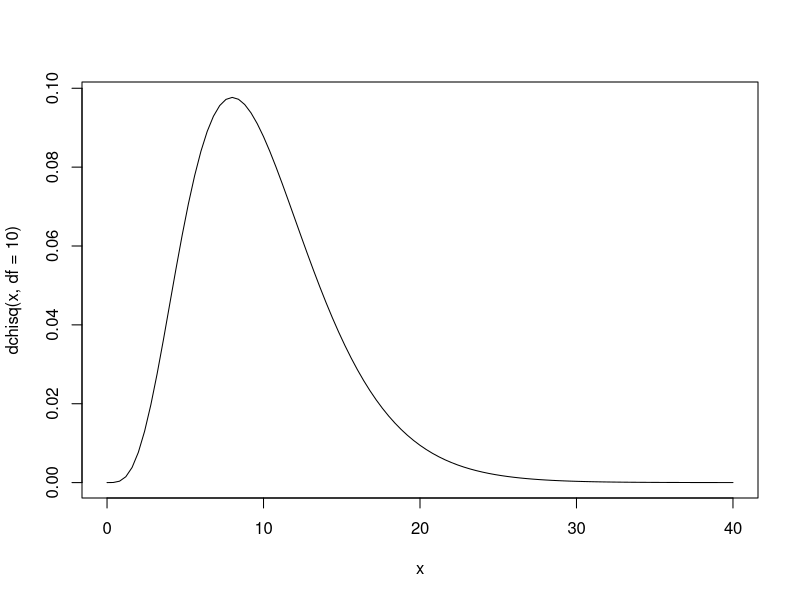
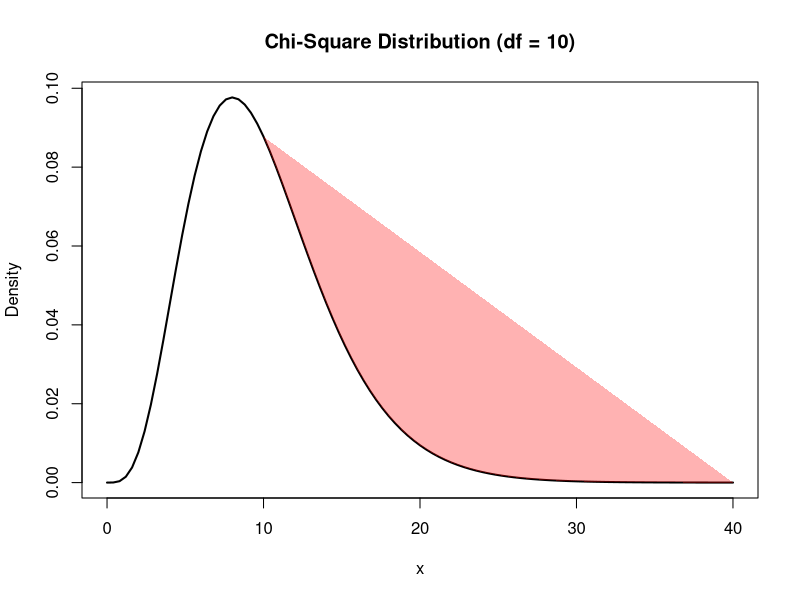
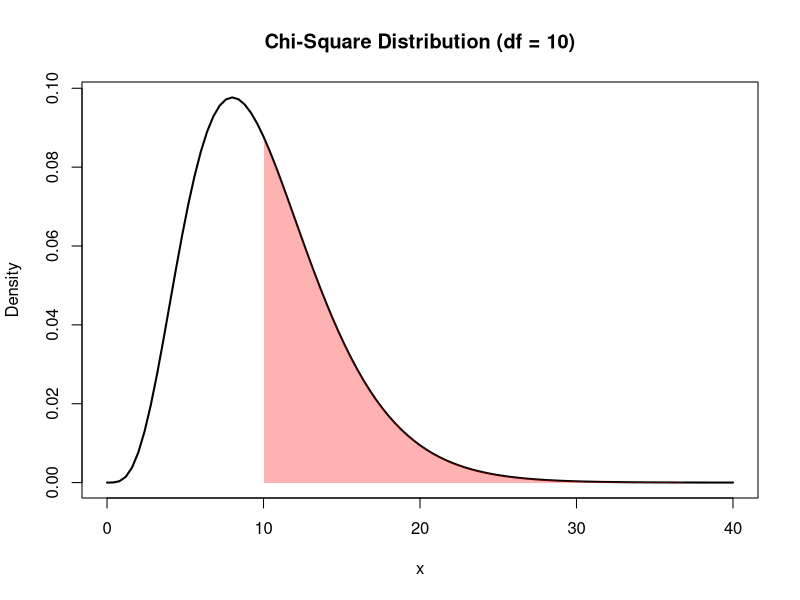

Write the R code that produced these figures, in order.
## ---- chunk 1
knitr::opts_chunk$set(echo = TRUE)
## ---- chunk 2
pnorm(80,100,15)

## ---- chunk 3
pnorm(120,100,15)
## ---- chunk 4
pnorm(120,100,15)-pnorm(80,100,15)
## ---- chunk 5
u.test<-function(x,mu,thegma,alternative="twoside")
{  Se=thegma/sqrt(length(x))
   u <-(mean(x)-mu)/Se
   p <-pnorm(u)
   if(alternative=="twoside") p<-2*(1-pnorm(abs(u)))
   else if (alternative=="less") p<-pnorm(u)
   else p <- 1-pnorm(u)
   list(u=u, p=p)
}
## ---- chunk 6
x=c(502,496,510,508,506,498,512,497,515,503,510,506)
t.test(x,mu=500,alternative ="greater") 
## ---- chunk 7
var.test1<-function(x, sigma2){
  n<-length(x)
  S2=var(x)
  df=n-1
  chi2<-df*S2/sigma2;
  P<-pchisq(chi2,df)
  data.frame(var=S2, df=df, chisq2=chi2, P_value=P)
}
var.test1(x,400)
## ---- chunk 8
ks.test(rnorm(100, mean = 5, sd = 3),"pnorm",mean=5,sd=3)#來自常態
#> 
#> 	One-sample Kolmogorov-Smirnov test
#> 
#> data:  rnorm(100, mean = 5, sd = 3)
#> D = 0.066346, p-value = 0.7709
#> alternative hypothesis: two-sided
ks.test(rnorm(100, mean = 5, sd = 3),rnorm(100, mean = 5, sd = 3)) #來自同一母體
#> 
#> 	Two-sample Kolmogorov-Smirnov test
#> 
#> data:  rnorm(100, mean = 5, sd = 3) and rnorm(100, mean = 5, sd = 3)
#> D = 0.12, p-value = 0.4676
#> alternative hypothesis: two-sided
## ---- chunk 9
heads <- rbinom(1, size = 100, prob = .5)
prop.test(heads, 100)          # continuity correction TRUE by default
#> 
#> 	1-sample proportions test with continuity correction
#> 
#> data:  heads out of 100, null probability 0.5
#> X-squared = 0.81, df = 1, p-value = 0.3681
#> alternative hypothesis: true p is not equal to 0.5
#> 95 percent confidence interval:
#>  0.4475426 0.6485719
#> sample estimates:
#>    p 
#> 0.55
prop.test(heads, 100, correct = FALSE)
#> 
#> 	1-sample proportions test without continuity correction
#> 
#> data:  heads out of 100, null probability 0.5
#> X-squared = 1, df = 1, p-value = 0.3173
#> alternative hypothesis: true p is not equal to 0.5
#> 95 percent confidence interval:
#>  0.4524460 0.6438546
#> sample estimates:
#>    p 
#> 0.55

## Data from Fleiss (1981), p. 139.
## H0: The null hypothesis is that the four populations from which
##     the patients were drawn have the same true proportion of smokers.
## A:  The alternative is that this proportion is different in at
##     least one of the populations.

smokers  <- c( 83, 90, 129, 70 )
patients <- c( 86, 93, 136, 82 )
prop.test(smokers, patients)
#> 
#> 	4-sample test for equality of proportions without continuity
#> 	correction
#> 
#> data:  smokers out of patients
#> X-squared = 12.6, df = 3, p-value = 0.005585
#> alternative hypothesis: two.sided
#> sample estimates:
#>    prop 1    prop 2    prop 3    prop 4 
#> 0.9651163 0.9677419 0.9485294 0.8536585
## ---- chunk 10

curve(dchisq(x, df = 10), from = 0, to = 40)
## ---- chunk 11
die.fair = sample(1:6,100,p=c(1,1,1,1,1,1)/6,rep=T)    # 均匀骰子
die.bias = sample(1:6,100,p=c(.5,.5,1,1,1,2)/6,rep=T)  # 不均匀骰子
res.fair = table(die.fair)
res.bias = table(die.bias)
count = rbind(res.fair,res.bias)
chisq.test(count)
## ---- chunk 12
smokers  <- c( 83, 90, 129, 70 )
patients <- c( 86, 93, 136, 82 )
chisq.test(rbind(smokers, patients))
## ---- chunk 13
#create density curve
curve(dchisq(x, df = 10), from = 0, to = 40,
main = 'Chi-Square Distribution (df = 10)',
ylab = 'Density',
lwd = 2)

#create vector of x values
x_vector <- seq(10, 40)

#create vector of chi-square density values
p_vector <- dchisq(x_vector, df = 10)

#fill in portion of the density plot from 0 to 40
polygon(x_vector, p_vector,
        col = adjustcolor('red', alpha=0.3), border = NA)
## ---- chunk 14
#create density curve
curve(dchisq(x, df = 10), from = 0, to = 40,
main = 'Chi-Square Distribution (df = 10)',
ylab = 'Density',
lwd = 2)

#create vector of x values
x_vector <- seq(10, 40)

#create vector of chi-square density values
p_vector <- dchisq(x_vector, df = 10)

#fill in portion of the density plot from 0 to 40
polygon(c(x_vector, rev(x_vector)), c(p_vector, rep(0, length(p_vector))),
        col = adjustcolor('red', alpha=0.3), border = NA)
